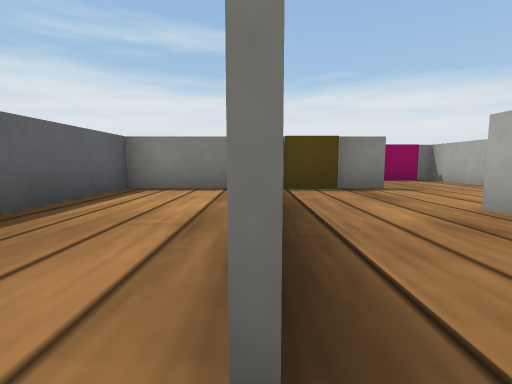
View 1 (above)

23 first-person views from a walk through a world built for the Webots simulator. The camera is 0.05 m above the floor, tilts 6° down and sees 85° across. The floor is counted in squares, 0.1 m on a side. Each view is taken from the middle of a square. On the plan, view 1 faces up. The plan holds only what a view shows up to about 9 squares ahead; the rest is blank. Robots are left out. Webots' stock objects and surfaces are drawn as simple stand-ins.

View 2
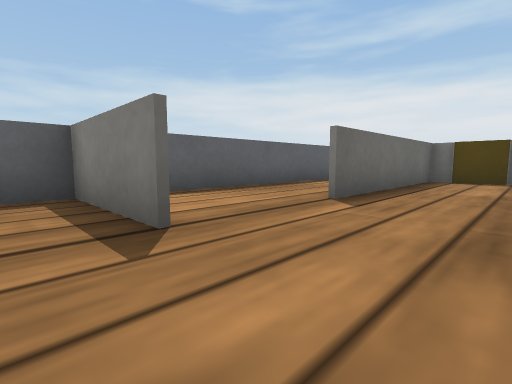

View 3
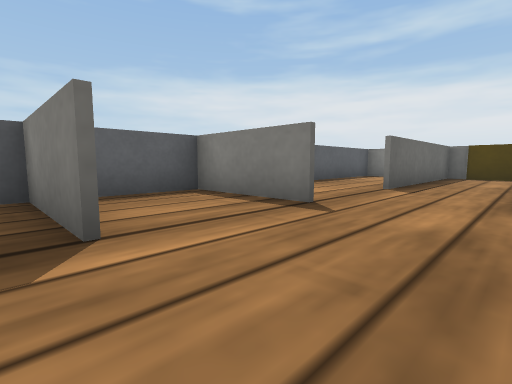

View 4
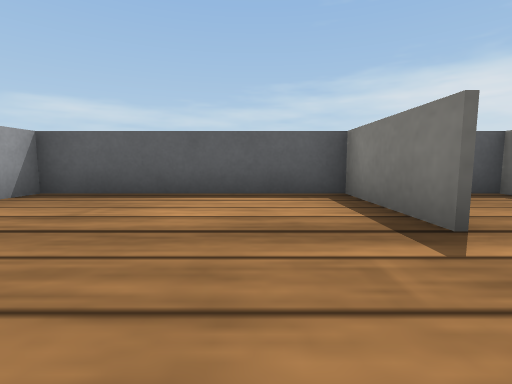

View 5
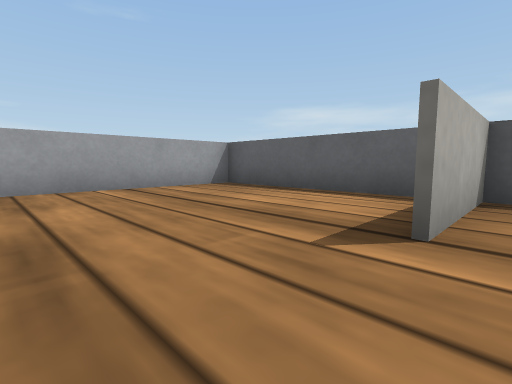

View 6
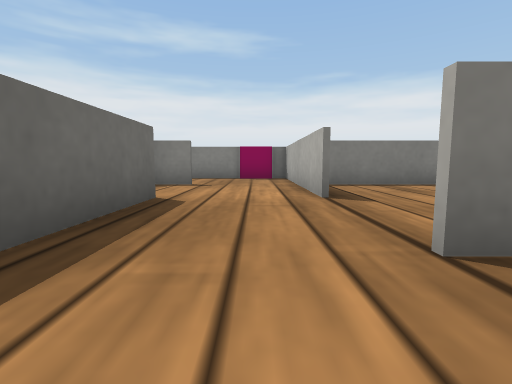

View 7
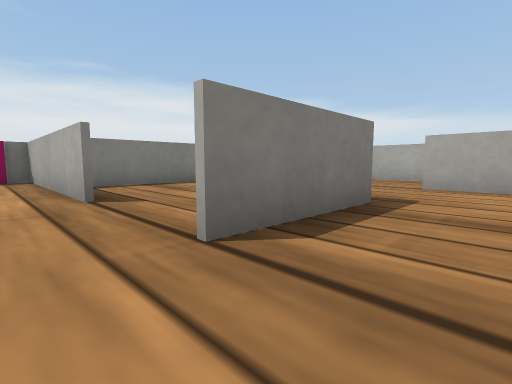

View 8
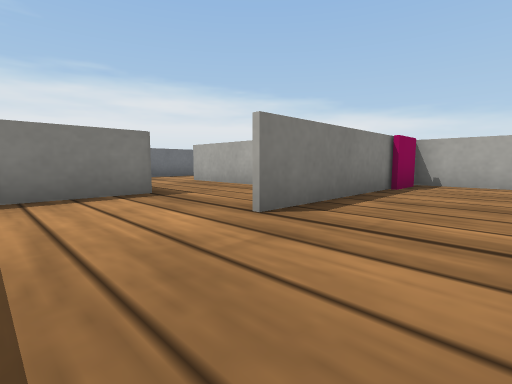

View 9
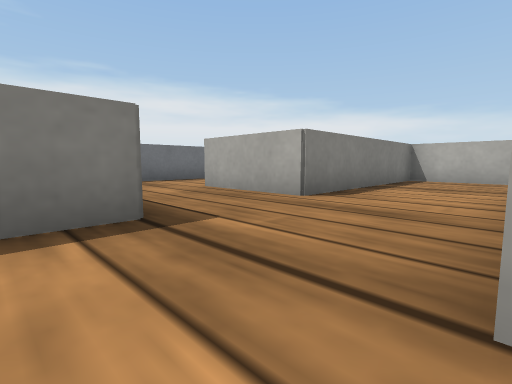

View 10
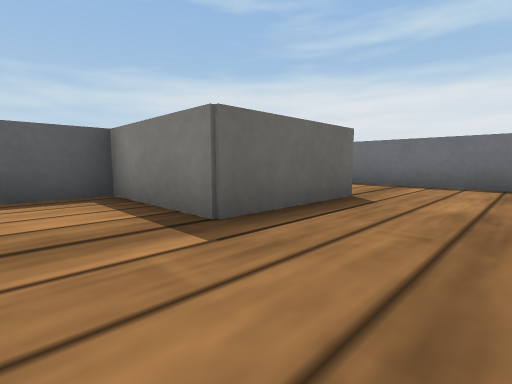

View 11
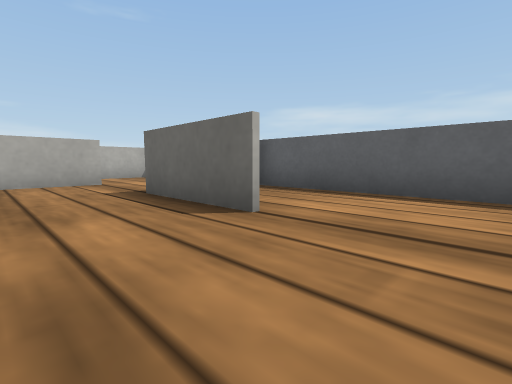

View 12
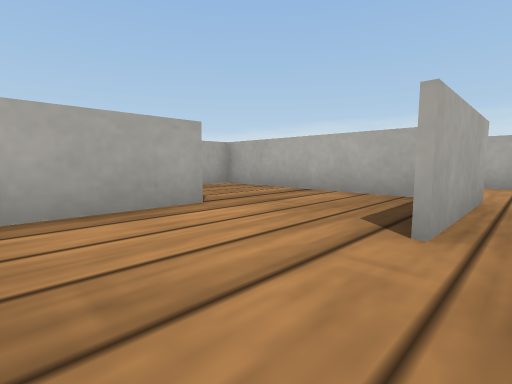

View 13
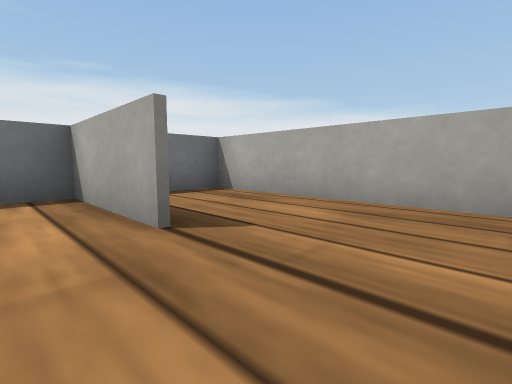

View 14
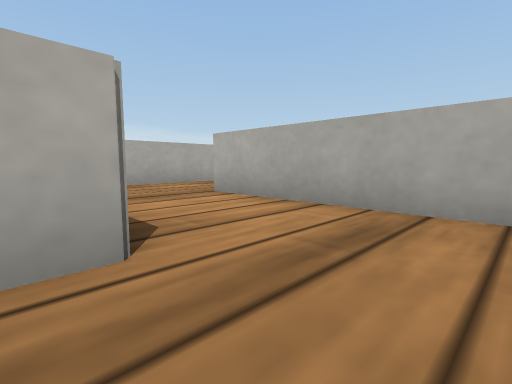

View 15
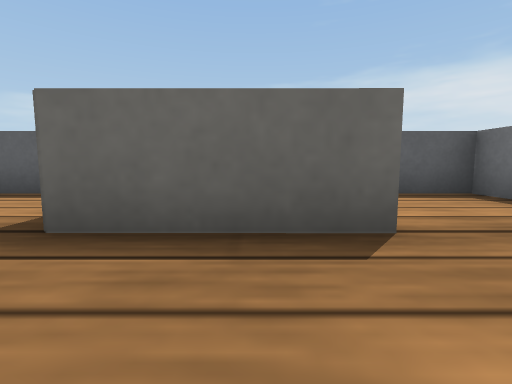

View 16
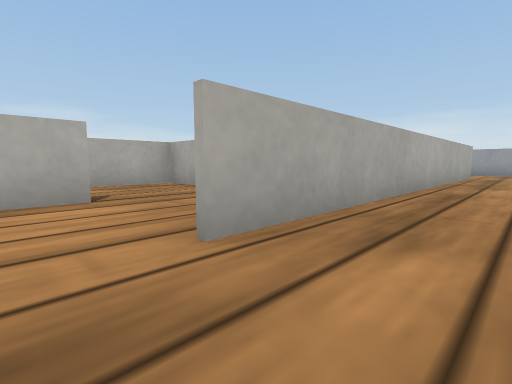

View 17
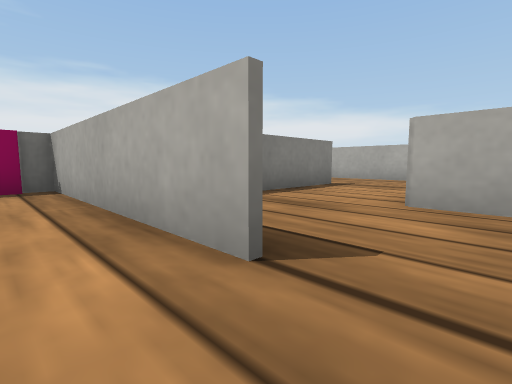

View 18
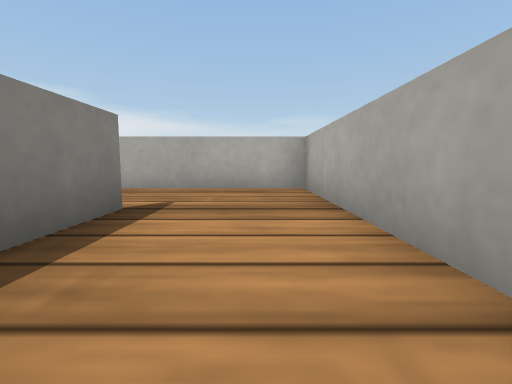

View 19
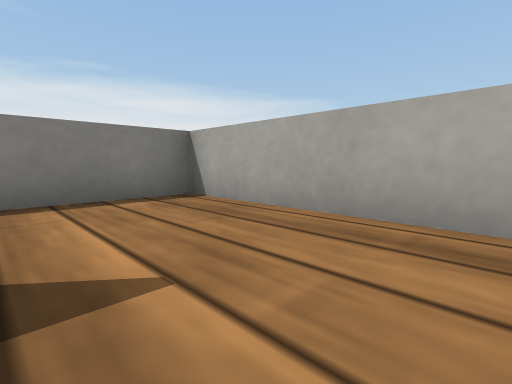

View 20
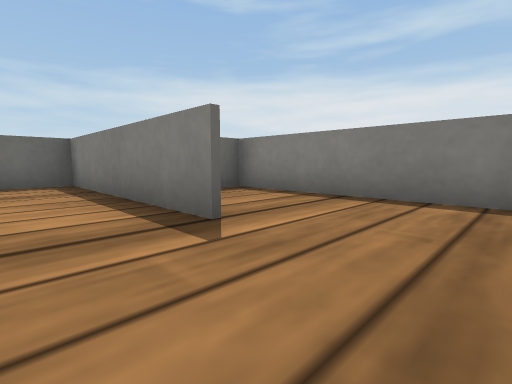

View 21
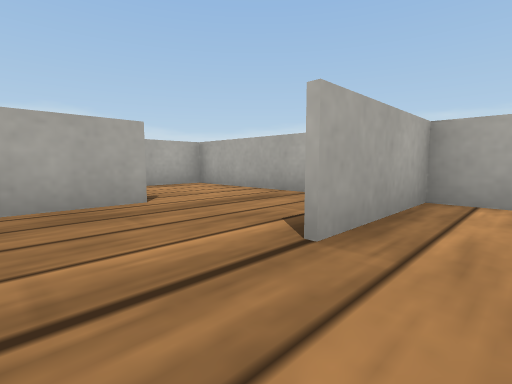

View 22
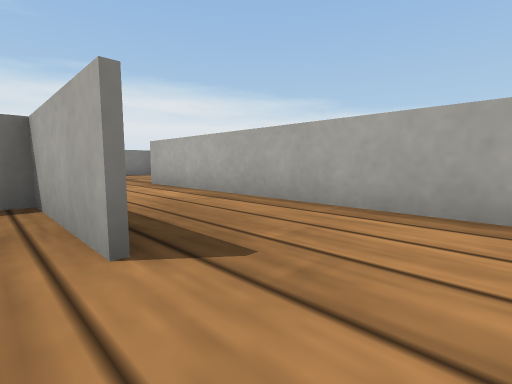

View 23
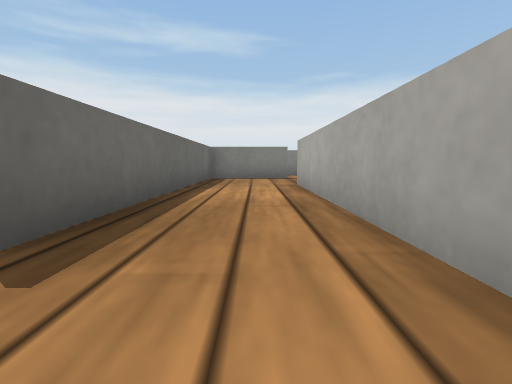

### Floor plan
Key: @ floor where view 1 was taken; # wall or solid block; . floor; B magenta box; R brown box.
Columns run from 3 left of view 1 to 15 right of it. Each row starts with its distance up from view 1.
 16 ############
 15 #.......#..#
 14 #.......#..#
 13 #..#..#.#..#
 12 #..#..#....#
 11 #..#..#....#
 10 ####..######
  9 #..........#
  8 #...###B#..########
  7 #.......#..#....#..
  6 #.......#  #....#..
  5 ####R#..######..#.#
  4 #..#....#.......#.#
  3 #..#..#.#..######.#
  2 #..#..#....#....#.#
  1 #..#..#....#....#.#
  0 #..@..#..###.#....#
 -1 #.....#......#....#
 -2 ####..      #######
 -3 #.....#
 -4 #.....#
 -5 ####..#
 -6 #.....#
 -7 #.....#
 -8 #.....
 -9 #.....
-10 ######

Where each view was taken, in squares from view 1:
view 1: 0 up, 0 right, facing up
view 2: 3 down, 2 right, facing up-left
view 3: 5 down, 2 right, facing up-left
view 4: 6 down, 2 right, facing left
view 5: 4 down, 2 right, facing down-left
view 6: 1 down, 4 right, facing up
view 7: 1 down, 4 right, facing up-right
view 8: 6 up, 2 left, facing up-right
view 9: 8 up, 1 left, facing up-right
view 10: 9 up, 2 right, facing up-left
view 11: 15 up, 2 right, facing down-left
view 12: 15 up, 2 right, facing down-right
view 13: 11 up, 4 right, facing up-right
view 14: 11 up, 1 right, facing down-right
view 15: 12 up, 2 right, facing left
view 16: 4 up, 1 right, facing down-right
view 17: 2 up, 4 right, facing up-right
view 18: 4 up, 7 right, facing right
view 19: 4 up, 10 right, facing up-right
view 20: 4 up, 12 right, facing up-left
view 21: 2 up, 9 right, facing down-right
view 22: 1 down, 12 right, facing up-right
view 23: 1 down, 14 right, facing up
